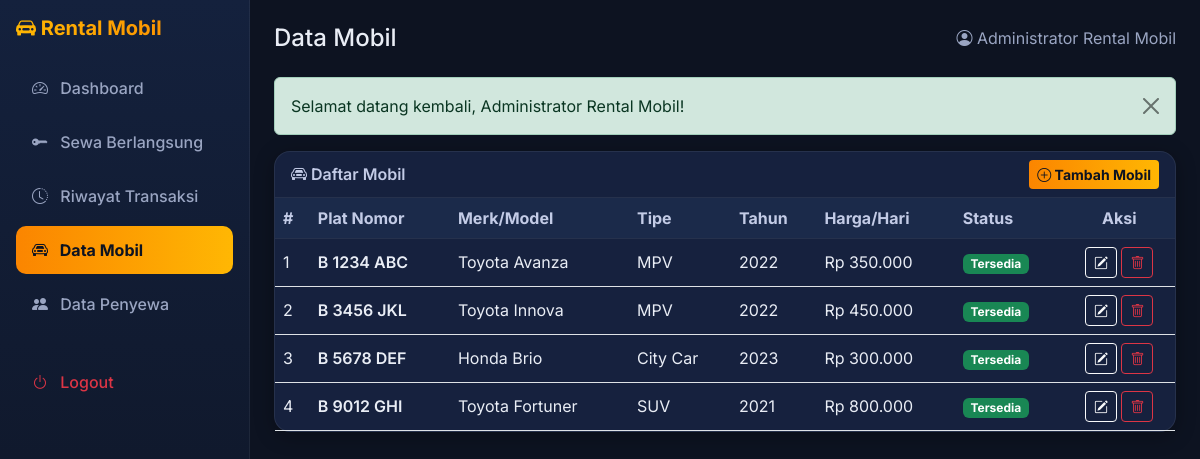
/mobil.php (signed in), run on the app's committed database.
### tables this page shows
CREATE TABLE IF NOT EXISTS mobil (
    id INT AUTO_INCREMENT PRIMARY KEY,
    plat_nomor VARCHAR(15) NOT NULL UNIQUE,
    merk_model VARCHAR(100) NOT NULL,
    tipe ENUM('City Car', 'MPV', 'SUV', 'Sedan', 'Pickup') NOT NULL DEFAULT 'MPV',
    tahun YEAR NULL,
    harga_per_hari DECIMAL(12,2) NOT NULL,
    status ENUM('Tersedia', 'Disewa', 'Maintenance') NOT NULL DEFAULT 'Tersedia',
    created_at TIMESTAMP DEFAULT CURRENT_TIMESTAMP,
    updated_at TIMESTAMP DEFAULT CURRENT_TIMESTAMP ON UPDATE CURRENT_TIMESTAMP
);

### mobil.php (the view, shortened to what this page needs)
<?php
require_once __DIR__ . '/functions.php';
$pdo = getConnection();
$daftarMobil = $pdo->query('SELECT * FROM mobil ORDER BY plat_nomor ASC')->fetchAll();
$csrfToken  = generateCsrfToken();
require_once __DIR__ . '/header.php';
?>
<div class="card card-glass">
    <div class="card-header d-flex justify-content-between align-items-center">
        <span><i class="bi bi-car-front"></i> Daftar Mobil</span>
        <button class="btn btn-primary-mobil btn-sm" data-bs-toggle="modal" data-bs-target="#modalMobil" onclick="bukaModalTambah()">
            <i class="bi bi-plus-circle"></i> Tambah Mobil
        </button>
    </div>
    <div class="card-body p-0">
        <div class="table-responsive">
            <table class="table table-hover mb-0 align-middle">
                <thead class="table-light">
                    <tr>
                        <th>#</th>
                        <th>Plat Nomor</th>
                        <th>Merk/Model</th>
                        <th>Tipe</th>
                        <th>Tahun</th>
                        <th>Harga/Hari</th>
                        <th>Status</th>
                        <th class="text-center">Aksi</th>
                    </tr>
                </thead>
                <tbody>
                    <?php if (empty($daftarMobil)): ?>
                        <tr><td colspan="8" class="text-center text-muted-light py-4">Belum ada data mobil.</td></tr>
                    <?php else: ?>
                        <?php foreach ($daftarMobil as $i => $m): ?>
                            <tr>
                                <td><?= $i + 1 ?></td>
                                <td class="fw-semibold"><?= clean($m['plat_nomor']) ?></td>
                                <td><?= clean($m['merk_model']) ?></td>
                                <td><?= clean($m['tipe']) ?></td>
                                <td><?= clean($m['tahun'] ?? '-') ?></td>
                                <td><?= formatRupiah($m['harga_per_hari']) ?></td>
                                <td><span class="badge bg-<?= badgeStatusMobil($m['status']) ?>"><?= clean($m['status']) ?></span></td>
                                <td class="text-center">
                                    <button class="btn btn-sm btn-outline-light"
                                        data-bs-toggle="modal" data-bs-target="#modalMobil"
                                        onclick='bukaModalEdit(<?= json_encode($m, JSON_HEX_APOS | JSON_HEX_QUOT) ?>)'>
                                        <i class="bi bi-pencil-square"></i>
                                    </button>
                                    <a class="btn btn-sm btn-outline-danger"
                                       href="mobil.php?aksi=hapus&id=<?= (int) $m['id'] ?>&csrf_token=<?= clean($csrfToken) ?>"
                                       onclick="return confirm('Yakin ingin menghapus mobil <?= clean($m['merk_model']) ?>?')">
                                        <i class="bi bi-trash"></i>
                                    </a>
                                </td>
                            </tr>
                        <?php endforeach; ?>
                    <?php endif; ?>
                </tbody>
            </table>
        </div>
    </div>
</div>
<?php require_once __DIR__ . '/footer.php'; ?>

### header.php (style rules this page uses)
body { background: #0d1321; font-family: 'Inter', sans-serif; color: #e9edf5; }
.card-stat, .card-glass { border: 1px solid rgba(255,255,255,0.07); border-radius: 16px; background: #16213e; box-shadow: 0 4px 20px rgba(0,0,0,0.3); color: #e9edf5; }
.card-glass .card-header { background: transparent; border-bottom: 1px solid rgba(255,255,255,0.07); color: #c3cbe6; font-weight: 600; }
.table { color: #e9edf5; }
.table > :not(caption) > * > * { background-color: transparent; color: #e9edf5; }
.table-light, thead.table-light th { background-color: #1b2a4a !important; color: #c3cbe6 !important; border-color: rgba(255,255,255,0.07); }
.btn-primary-mobil { background: linear-gradient(90deg, #fb8500, #ffb703); border: none; color: #0d1321; font-weight: 700; }

### data on the page
mobil: plat_nomor "B 1234 ABC", merk_model "Toyota Avanza", tipe "MPV", tahun "2022", harga_per_hari "Rp 350.000", status "Tersedia"
mobil: plat_nomor "B 3456 JKL", merk_model "Toyota Innova", tipe "MPV", tahun "2022", harga_per_hari "Rp 450.000", status "Tersedia"
mobil: plat_nomor "B 5678 DEF", merk_model "Honda Brio", tipe "City Car", tahun "2023", harga_per_hari "Rp 300.000", status "Tersedia"
mobil: plat_nomor "B 9012 GHI", merk_model "Toyota Fortuner", tipe "SUV", tahun "2021", harga_per_hari "Rp 800.000", status "Tersedia"

### other printed values
$pageTitle "Data Mobil"
$_SESSION['nama_lengkap'] "Administrator Rental Mobil"
$message "Selamat datang kembali, Administrator Rental Mobil!"
